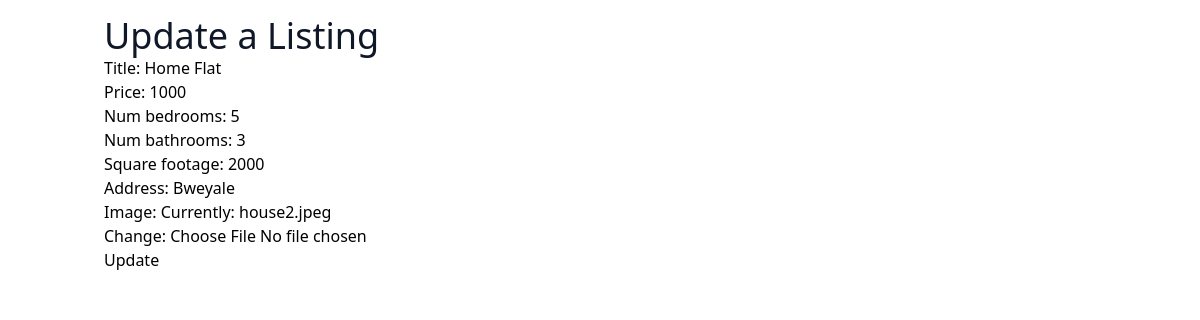
The page /listings/4/edit/ on the database its author committed.
### listings/models.py (models this page shows, shortened)
class listing(models.Model):
    title = models.CharField(max_length=150)
    price = models.IntegerField()
    num_bedrooms = models.IntegerField()
    num_bathrooms = models.IntegerField()
    square_footage = models.IntegerField()
    address = models.CharField(max_length=100)
    image = models.ImageField()

### listings/views.py (the view)
# urls.py: path("listings/<pk>/edit/", view = views.update_list, name="list_item"),
def update_list(request,pk):
    item = listing.objects.get(id = pk)
    form = ListingForm(instance = item)
    if request.method == "POST":
        form = ListingForm(request.POST, instance = item, files= request.FILES)
        if form.is_valid():
            form.save()
            return redirect("/")
    context = {
        "form": form
    }
    return render(request, "listing_update.html", context)

### listings/form.py
class ListingForm(ModelForm):
    class Meta:
        model = listing
        fields = ["title","price","num_bedrooms","num_bathrooms","square_footage","address","image"]

### templates/listing_update.html
{% extends "base.html" %} {%block content%}
<h1 class="text-4xl text-gray-900">Update a Listing</h1>
<form method="POST" enctype="multipart/form-data">
  {% csrf_token %} {{form.as_p}}
  <button type="submit">Update</button>
</form>
{%endblock content%}

### rows shown on the page
listing: title "Home Flat", price "1000", num_bedrooms "5", num_bathrooms "3", square_footage "2000", address "Bweyale"
